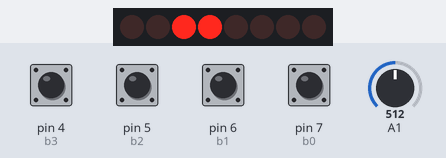
Recording of a sketch running on a simulated Arduino Uno, built with avr-gcc and run on an emulated ATmega328P. On the bench: 8 shift-register outputs drawn as a row of LEDs (first output left, lit = HIGH). Wiring (inferred from the names in the program): shift register (74HC595): data pin 8; shift clock pin 3; latch pin 10. Wiring (inferred from the signals the program sends): row of LEDs: on Q0, Q1, Q2, Q3, Q4, Q5, Q6, Q7. The inputs (shaded band) are chosen by the test bench; at power-on: pin 4 (b3), pin 5 (b2), pin 6 (b1), pin 7 (b0) HIGH, A1 = 512. Random numbers use the default seed unless the sketch sets one; what the sketch prints to the serial monitor is not drawn.

Above: at 0.1 s.
At 1.4 s:
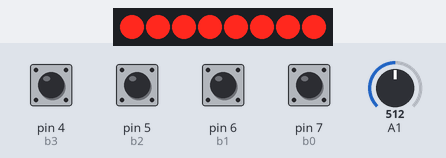
1.5 s: pin 5 (b2) pulled LOW for 1.1 s
At 49.37 s:
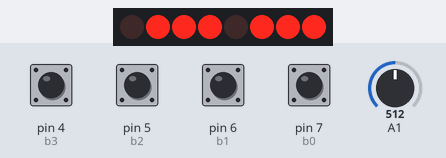
Timing chart, 0 to 50.8 s (numbered marks = the images above; inputs shaded):
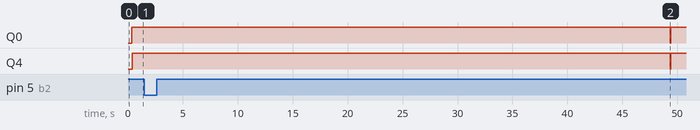

The sketch:

tetris.ino
```cpp
// DISPLAY

// Display pins
#define LCD_CLK 3
#define LCD_DIN 8
#define LCD_DC 9
#define LCD_CE 10
#define LCD_RST 11

// Matrix to square current state of the table (inverted top-bottom)
bool squares[20][10] = {
  0, 0, 0, 0, 0, 0, 0, 0, 0, 0,
  0, 0, 0, 0, 0, 0, 0, 0, 0, 0,
  0, 0, 0, 0, 0, 0, 0, 0, 0, 0,
  0, 0, 0, 0, 0, 0, 0, 0, 0, 0,
  0, 0, 0, 0, 0, 0, 0, 0, 0, 0,
  0, 0, 0, 0, 0, 0, 0, 0, 0, 0,
  0, 0, 0, 0, 0, 0, 0, 0, 0, 0,
  0, 0, 0, 0, 0, 0, 0, 0, 0, 0,
  0, 0, 0, 0, 0, 0, 0, 0, 0, 0,
  0, 0, 0, 0, 0, 0, 0, 0, 0, 0,
  0, 0, 0, 0, 0, 0, 0, 0, 0, 0,
  0, 0, 0, 0, 0, 0, 0, 0, 0, 0,
  0, 0, 0, 0, 0, 0, 0, 0, 0, 0,
  0, 0, 0, 0, 0, 0, 0, 0, 0, 0,
  0, 0, 0, 0, 0, 0, 0, 0, 0, 0,
  0, 0, 0, 0, 0, 0, 0, 0, 0, 0,
  0, 0, 0, 0, 0, 0, 0, 0, 0, 0,
  0, 0, 0, 0, 0, 0, 0, 0, 0, 0,
  0, 0, 0, 0, 0, 0, 0, 0, 0, 0,
  0, 0, 0, 0, 0, 0, 0, 0, 0, 0
};

/* data table:
    first row: EF 0F
    other row: EE 0E E0 00

   6 rows
   84 collumns

   screen row: 4m (1e 3b)x10 1e 3m
   each collumn in data, a row on screen (left -> right   bottom -> top)
*/
static byte data[] = {
  0xFF, 0xFF, 0x0F, 0B11101111, 0B11101111, 0B11101111, 0x0F, 0B11101111, 0B11101111, 0B11101111, 0x0F, 0B11101111, 0B11101111, 0B11101111, 0x0F, 0B11101111, 0B11101111, 0B11101111, 0x0F, 0B11101111, 0B11101111, 0B11101111, 0x0F, 0B11101111, 0B11101111, 0B11101111, 0x0F, 0B11101111, 0B11101111, 0B11101111, 0x0F, 0B11101111, 0B11101111, 0B11101111, 0x0F, 0B11101111, 0B11101111, 0B11101111, 0x0F, 0B11101111, 0B11101111, 0B11101111, 0x0F, 0B11101111, 0B11101111, 0B11101111, 0x0F, 0B11101111, 0B11101111, 0B11101111, 0x0F, 0B11101111, 0B11101111, 0B11101111, 0x0F, 0B11101111, 0B11101111, 0B11101111, 0x0F, 0B11101111, 0B11101111, 0B11101111, 0x0F, 0B11101111, 0B11101111, 0B11101111, 0x0F, 0B11101111, 0B11101111, 0B11101111, 0x0F, 0B11101111, 0B11101111, 0B11101111, 0x0F, 0B11101111, 0B11101111, 0B11101111, 0x0F, 0B11101111, 0B11101111, 0B11101111, 0x0F, 0xFF,
  0xFF, 0xFF, 0x00, 0B11100000, 0B11100000, 0B11100000, 0x00, 0B11101110, 0B11101110, 0B11101110, 0x00, 0B11101110, 0B11101110, 0B11101110, 0x00, 0B11101110, 0B11101110, 0B11101110, 0x00, 0B11101110, 0B11101110, 0B11101110, 0x00, 0B11101110, 0B11101110, 0B11101110, 0x00, 0B11101110, 0B11101110, 0B11101110, 0x00, 0B11101110, 0B11101110, 0B11101110, 0x00, 0B11101110, 0B11101110, 0B11101110, 0x00, 0B11101110, 0B11101110, 0B11101110, 0x00, 0B11101110, 0B11101110, 0B11101110, 0x00, 0B11101110, 0B11101110, 0B11101110, 0x00, 0B11101110, 0B11101110, 0B11101110, 0x00, 0B11101110, 0B11101110, 0B11101110, 0x00, 0B11101110, 0B11101110, 0B11101110, 0x00, 0B11101110, 0B11101110, 0B11101110, 0x00, 0B11101110, 0B11101110, 0B11101110, 0x00, 0B11101110, 0B11101110, 0B11101110, 0x00, 0B11101110, 0B11101110, 0B11101110, 0x00, 0B11101110, 0B11101110, 0B11101110, 0x00, 0xFF,
  0xFF, 0xFF, 0x00, 0B11101110, 0B11101110, 0B11101110, 0x00, 0B11101110, 0B11101110, 0B11101110, 0x00, 0B11101110, 0B11101110, 0B11101110, 0x00, 0B11101110, 0B11101110, 0B11101110, 0x00, 0B11101110, 0B11101110, 0B11101110, 0x00, 0B11101110, 0B11101110, 0B11101110, 0x00, 0B11101110, 0B11101110, 0B11101110, 0x00, 0B11101110, 0B11101110, 0B11101110, 0x00, 0B11101110, 0B11101110, 0B11101110, 0x00, 0B11101110, 0B11101110, 0B11101110, 0x00, 0B11101110, 0B11101110, 0B11101110, 0x00, 0B11101110, 0B11101110, 0B11101110, 0x00, 0B11101110, 0B11101110, 0B11101110, 0x00, 0B11101110, 0B11101110, 0B11101110, 0x00, 0B11101110, 0B11101110, 0B11101110, 0x00, 0B11101110, 0B11101110, 0B11101110, 0x00, 0B11101110, 0B11101110, 0B11101110, 0x00, 0B11101110, 0B11101110, 0B11101110, 0x00, 0B11101110, 0B11101110, 0B11101110, 0x00, 0B11101110, 0B11101110, 0B11101110, 0x00, 0xFF,
  0xFF, 0xFF, 0x00, 0B11101110, 0B11101110, 0B11101110, 0x00, 0B11101110, 0B11101110, 0B11101110, 0x00, 0B11101110, 0B11101110, 0B11101110, 0x00, 0B11101110, 0B11101110, 0B11101110, 0x00, 0B11101110, 0B11101110, 0B11101110, 0x00, 0B11101110, 0B11101110, 0B11101110, 0x00, 0B11101110, 0B11101110, 0B11101110, 0x00, 0B11101110, 0B11101110, 0B11101110, 0x00, 0B11101110, 0B11101110, 0B11101110, 0x00, 0B11101110, 0B11101110, 0B11101110, 0x00, 0B11101110, 0B11101110, 0B11101110, 0x00, 0B11101110, 0B11101110, 0B11101110, 0x00, 0B11101110, 0B11101110, 0B11101110, 0x00, 0B11101110, 0B11101110, 0B11101110, 0x00, 0B11101110, 0B11101110, 0B11101110, 0x00, 0B11101110, 0B11101110, 0B11101110, 0x00, 0B11101110, 0B11101110, 0B11101110, 0x00, 0B11101110, 0B11101110, 0B11101110, 0x00, 0B11101110, 0B11101110, 0B11101110, 0x00, 0B11101110, 0B11101110, 0B11101110, 0x00, 0xFF,
  0xFF, 0xFF, 0x00, 0B11101110, 0B11101110, 0B11101110, 0x00, 0B11101110, 0B11101110, 0B11101110, 0x00, 0B11101110, 0B11101110, 0B11101110, 0x00, 0B11101110, 0B11101110, 0B11101110, 0x00, 0B11101110, 0B11101110, 0B11101110, 0x00, 0B11101110, 0B11101110, 0B11101110, 0x00, 0B11101110, 0B11101110, 0B11101110, 0x00, 0B11101110, 0B11101110, 0B11101110, 0x00, 0B11101110, 0B11101110, 0B11101110, 0x00, 0B11101110, 0B11101110, 0B11101110, 0x00, 0B11101110, 0B11101110, 0B11101110, 0x00, 0B11101110, 0B11101110, 0B11101110, 0x00, 0B11101110, 0B11101110, 0B11101110, 0x00, 0B11101110, 0B11101110, 0B11101110, 0x00, 0B11101110, 0B11101110, 0B11101110, 0x00, 0B11101110, 0B11101110, 0B11101110, 0x00, 0B11101110, 0B11101110, 0B11101110, 0x00, 0B11101110, 0B11101110, 0B11101110, 0x00, 0B11101110, 0B11101110, 0B11101110, 0x00, 0B11101110, 0B11101110, 0B11101110, 0x00, 0xFF,
  0xFF, 0xFF, 0xE0, 0B11101110, 0B11101110, 0B11101110, 0xE0, 0B11101110, 0B11101110, 0B11101110, 0xE0, 0B11101110, 0B11101110, 0B11101110, 0xE0, 0B11101110, 0B11101110, 0B11101110, 0xE0, 0B11101110, 0B11101110, 0B11101110, 0xE0, 0B11101110, 0B11101110, 0B11101110, 0xE0, 0B11101110, 0B11101110, 0B11101110, 0xE0, 0B11101110, 0B11101110, 0B11101110, 0xE0, 0B11101110, 0B11101110, 0B11101110, 0xE0, 0B11101110, 0B11101110, 0B11101110, 0xE0, 0B11101110, 0B11101110, 0B11101110, 0xE0, 0B11101110, 0B11101110, 0B11101110, 0xE0, 0B11101110, 0B11101110, 0B11101110, 0xE0, 0B11101110, 0B11101110, 0B11101110, 0xE0, 0B11101110, 0B11101110, 0B11101110, 0xE0, 0B11101110, 0B11101110, 0B11101110, 0xE0, 0B11101110, 0B11101110, 0B11101110, 0xE0, 0B11101110, 0B11101110, 0B11101110, 0xE0, 0B11101110, 0B11101110, 0B11101110, 0xE0, 0B11101110, 0B11101110, 0B11101110, 0xE0, 0xFF
};

void lcdInitialise() {
  pinMode(LCD_CE, OUTPUT);
  pinMode(LCD_RST, OUTPUT);
  pinMode(LCD_DC, OUTPUT);
  pinMode(LCD_DIN, OUTPUT);
  pinMode(LCD_CLK, OUTPUT);
  digitalWrite(LCD_RST, LOW);
  digitalWrite(LCD_RST, HIGH);
  lcdWrite(LOW, 0x21 );  // LCD Extended Commands.
  lcdWrite(LOW, 0xB9 );  // Set LCD Vop (Contrast).
  lcdWrite(LOW, 0x04 );  // Set Temp coefficent.
  lcdWrite(LOW, 0x14 );  // LCD bias mode 1:48.
  lcdWrite(LOW, 0x20 );  // LCD Basic Commands
  lcdWrite(LOW, 0x0C );  // LCD in normal mode.
}

void lcdLoop() {
  digitalWrite(8, HIGH);
  for (int i = 0; i < (84 * 48) / 8; i++)
    lcdWrite(HIGH, data[i]);
}

void lcdWrite(byte dc, byte data) {
  digitalWrite(LCD_DC, dc);
  digitalWrite(LCD_CE, LOW);
  shiftOut(LCD_DIN, LCD_CLK, MSBFIRST, data);
  digitalWrite(LCD_CE, HIGH);
}

// Translate the squares matrix for the data matrix
void squareToData() {
  for (int i = 0; i < 20; i++) {
    for (int j = 0; j < 10; j++) {
      if (j % 2 == 0) {
        if (squares[i][j] == 1) {
          data[3 + 4 * i + 84 * (j / 2)] = 0B11100000 | data[3 + 4 * i + 84 * (j / 2)];
          data[4 + 4 * i + 84 * (j / 2)] = 0B11100000 | data[4 + 4 * i + 84 * (j / 2)];
          data[5 + 4 * i + 84 * (j / 2)] = 0B11100000 | data[5 + 4 * i + 84 * (j / 2)];
        } else {
          data[3 + 4 * i + 84 * (j / 2)] = 0B00011111 & data[3 + 4 * i + 84 * (j / 2)];
          data[4 + 4 * i + 84 * (j / 2)] = 0B00011111 & data[4 + 4 * i + 84 * (j / 2)];
          data[5 + 4 * i + 84 * (j / 2)] = 0B00011111 & data[5 + 4 * i + 84 * (j / 2)];
        }
      } else {
        if (squares[i][j] == 1) {
          data[3 + 4 * i + 84 * ((j + 1) / 2)] = 0B00001110 | data[3 + 4 * i + 84 * ((j + 1) / 2)];
          data[4 + 4 * i + 84 * ((j + 1) / 2)] = 0B00001110 | data[4 + 4 * i + 84 * ((j + 1) / 2)];
          data[5 + 4 * i + 84 * ((j + 1) / 2)] = 0B00001110 | data[5 + 4 * i + 84 * ((j + 1) / 2)];
        } else {
          data[3 + 4 * i + 84 * ((j + 1) / 2)] = 0B11110001 & data[3 + 4 * i + 84 * ((j + 1) / 2)];
          data[4 + 4 * i + 84 * ((j + 1) / 2)] = 0B11110001 & data[4 + 4 * i + 84 * ((j + 1) / 2)];
          data[5 + 4 * i + 84 * ((j + 1) / 2)] = 0B11110001 & data[5 + 4 * i + 84 * ((j + 1) / 2)];
        }
      }
    }
  }
}

// GAME
int block_blueprint[7][5][5] = {0};
int arranged_blocks[20][10];
short block_number;
int next = 0;
int coming_block[20][10];
int score = 0;
int delay_ = 700;
int delay_start = 700;
long int timePassed = 0;

void arrangedBlocksToSquare() {
  for (int i = 0; i < 20; i ++) {
    for (int j = 0; j < 10; j++) {
      if (arranged_blocks[i][j] > 0 || coming_block[i][j] > 0)
        squares[19 - i][j] = 1;
      else
        squares[19 - i][j] = 0;
    }
  }
}

bool check_space(int temporary_block[24][14]) {
  for (int i = 0; i < 2; i++) {
    for (int j = 0; j < 14; j++) {
      if (temporary_block[i][j] != 0) {
        //Serial.println("Entered 1");
        return false;
      }
    }
  }

  for (int i = 22; i < 24; i++) {
    for (int j = 0; j < 14; j++) {
      if (temporary_block[i][j] != 0) {
        //Serial.println("Entered 2");
        return false;
      }
    }
  }

  for (int i = 0; i < 22; i++) {
    for (int j = 0; j < 2; j++) {
      if (temporary_block[i][j] != 0) {
        //Serial.println("Entered 3");
        return false;
      }
    }
  }

  for (int i = 0; i < 22; i++) {
    for (int j = 12; j < 14; j++) {
      if (temporary_block[i][j] != 0) {
        //Serial.println("Entered 4");
        return false;
      }
    }
  }

  for (int i = 2; i < 20; i++) {
    for (int j = 2; j < 12; j++) {
      if (arranged_blocks[i - 2][j - 2] != 0 && temporary_block[i][j] != 0) {
        //Serial.println("Entered 5");
        return false;
      }
    }
  }

  return true;
}

void set_arrays_zero(int mat[20][10], int m, int n) {
  for (int i = 0; i < m; i++) {
    for (int j = 0; j < n; j++)
      mat[i][j] = 0;
  }
}

void newBlock() {
  delay(100);
  bool finish_game = is_the_game_over();

  if (finish_game == true)
    return;

  block_number = next;
  next = random(7);
  set_arrays_zero(coming_block, 20, 10);

  for (int i = 0; i < 5; i++) {
    for (int j = 0; j < 5; j++)
      coming_block[i][j + 2] = block_blueprint[block_number][i][j];
  }

  return;
}

void rotate() {
  if (block_number == 3) // 2x2 block
    return;

  int temp[5][5] = {0};
  bool flag = 0;
  short x, y = 0; // used to find i and j where coming_block[i][j]==3 (center)

  // find coordinates of the center of the coming block
  for (int i = 0; i < 20 && !flag; i++) {
    for (int j = 0; j < 10; j++) {
      if (coming_block[i][j] == 3) {
        x = i;
        y = j;
        flag = 1;
        break;
      }
    }
  }

  // to put the matrix in a 5X5 temp matrix
  for (int i = x - 2; i < x + 3; i++) {
    for (int j = y - 2; j < y + 3; j++)
      temp[i - x + 2][j - y + 2] = coming_block[i][j];
  }

  // actual rotation
  for (int i = 0; i <= 2; i++) {
    for (int j = i; j < 4 - i; j++) {
      int mat = temp[i][j];
      temp[i][j] = temp[j][4 - i];
      temp[j][4 - i] = temp[4 - i][4 - j];
      temp[4 - i][4 - j] = temp[4 - j][i];
      temp[4 - j][i] = mat;
    }
  }

  // new thing
  int temporary_block[24][14] = {0};
  for (int i = x - 2; i < x + 3; i++) {
    for (int j = y - 2; j < y + 3; j++)
      temporary_block[i + 2][j + 2] = temp[i - x + 2][j - y + 2];
  }

  bool check = check_space(temporary_block);

  if (check == true) {
    for (int i = 0; i < 20; i++) {
      for (int j = 0; j < 10; j++)
        coming_block[i][j] = temporary_block[i + 2][j + 2];
    }
  }

  updating_arranged_blocks();
  arrangedBlocksToSquare();
}

void translate_right() {
  int temporary_block[24][14] = {0};

  for (int i = 0; i < 20; i++) {
    for (int j = 0; j < 10; j++)
      temporary_block[i + 2][j + 3] = coming_block[i][j];
  }

  bool check = check_space(temporary_block);

  if (check == true) {
    set_arrays_zero(coming_block, 20, 10);
    for (int i = 0; i < 20; i++) {
      for (int j = 0; j < 10; j++)
        coming_block[i][j] = temporary_block[i + 2][j + 2];
    }
  }

  updating_arranged_blocks();
  arrangedBlocksToSquare();
}

void translate_down() {
  int temporary_block[24][14] = {0};

  for (int i = 0; i < 20; i++) {
    for (int j = 0; j < 10; j++)
      temporary_block[i + 3][j + 2] = coming_block[i][j];
  }

  bool check = check_space(temporary_block);

  if (check == true) {
    set_arrays_zero(coming_block, 20, 10);
    for (int i = 0; i < 20; i++) {
      for (int j = 0; j < 10; j++)
        coming_block[i][j] = temporary_block[i + 2][j + 2];
    }
  } else {
    //Merging arranged blocks with coming blocks because the block can't go further down.
    for (int i = 0; i < 20; i++) {
      for (int j = 0; j < 10; j++) {
        if (arranged_blocks[i][j] != 0 || coming_block[i][j] != 0)
          arranged_blocks[i][j] = 1;
      }
    }

    set_arrays_zero(coming_block, 20, 10);
    newBlock();
  }

  updating_arranged_blocks();
  arrangedBlocksToSquare();
  lcdLoop();
}

void translate_left() {
  int temporary_block[24][14] = {0};
  for (int i = 0; i < 20; i++) {
    for (int j = 0; j < 10; j++)
      temporary_block[i + 2][j + 1] = coming_block[i][j];
  }

  bool check = check_space(temporary_block);

  if (check == true) {
    set_arrays_zero(coming_block, 20, 10);
    for (int i = 0; i < 20; i++) {
      for (int j = 0; j < 10; j++)
        coming_block[i][j] = temporary_block[i + 2][j + 2];
    }
  }

  updating_arranged_blocks();
  arrangedBlocksToSquare();
}

void updating_arranged_blocks() {
  delay(100);
  int i, j, k;
  int number_of_lines_cleared = 0;

  for (i = 19; i >= 0; i--) {
    // check if filled row
    int count = 0;
    for (j = 0; j < 10; j++) {
      if (arranged_blocks[i][j] != 0)
        count++;
    }

    // clear row
    if (count == 10) {
      number_of_lines_cleared++;

      // move rows above
      for (k = i; k > 0; k--) {
        for (j = 0; j < 10; j++)
          arranged_blocks[k][j] = arranged_blocks[k - 1][j];
      }

      // empty first row
      for (j = 0; j < 10; j++)
        arranged_blocks[0][j] = 0;

      i++;
    }
  }

  score = score + number_of_lines_cleared;

  // bonus
  if (number_of_lines_cleared == 2)
    score = score + 1;
  else if (number_of_lines_cleared == 3)
    score = score + 2;
  else if (number_of_lines_cleared == 4)
    score = score + 3;
}

void update_delay() {
  if (score <= 5)
    delay_ = delay_start;
  else if (score > 5 && score <= 10)
    delay_ = (int) delay_start * 0.9;
  else if (score > 10 && score <= 15)
    delay_ = (int) delay_start * 0.9 * 0.9;
  else if (score > 15 && score <= 20)
    delay_ = (int) delay_start * 0.9 * 0.9 * 0.9;
  else if (score > 20 && score <= 25)
    delay_ = (int) delay_start * 0.9 * 0.9 * 0.9 * 0.9;
  else if (score > 25 && score <= 30)
    delay_ = (int) delay_start * 0.9 * 0.9 * 0.9 * 0.9 * 0.9;
  else if (score > 30 && score <= 35)
    delay_ = (int) delay_start * 0.9 * 0.9 * 0.9 * 0.9 * 0.9 * 0.9;
  else if (score > 35 && score <= 40)
    delay_ = (int) delay_start * 0.9 * 0.9 * 0.9 * 0.9 * 0.9 * 0.9 * 0.9;
  else if (score > 40 && score <= 45)
    delay_ = (int) delay_start * 0.9 * 0.9 * 0.9 * 0.9 * 0.9 * 0.9 * 0.9 * 0.9;
}

bool is_the_game_over() {
  updating_arranged_blocks();
  for (int i = 0; i < 8; i++) {
    if (arranged_blocks[1][i]) {
      Serial.print("GAME OVER. SCORE: ");
      Serial.println(score);
      delay(3000);
      score = 0;
      set_arrays_zero(arranged_blocks, 20, 10);
      set_arrays_zero(coming_block, 20, 10);
    }
  }
  return false;
}

void game() {
  timePassed = millis();

  while (true) {
    if (millis() - timePassed > delay_) {
      translate_down();
      timePassed = millis();
      arrangedBlocksToSquare();
      squareToData();
      lcdLoop();
    }

    checkButtons();
  }
}

// BUTTONS
/*
   b0 - move left
   b1 - rotate
   b2 - move right
   b3 - play / drop
*/

// Button pins
#define b0 7
#define b1 6
#define b2 5
#define b3 4

void setupButtons() {
  pinMode(b0, INPUT_PULLUP);
  pinMode(b1, INPUT_PULLUP);
  pinMode(b2, INPUT_PULLUP);
  pinMode(b3, INPUT_PULLUP);
}

// Move left
void button0() {
  //Serial.println("Left");
  translate_left();
  squareToData();
  lcdLoop();
}

// Rotate
void button1() {
  //Serial.println("Rotate");
  rotate();
  squareToData();
  lcdLoop();
}

// Move right
void button2() {
  //Serial.println("Right");
  translate_right();
  squareToData();
  lcdLoop();
}

// Drop
void button3() {
  //Serial.println("Down");
  translate_down();
  squareToData();
  lcdLoop();
}

void checkButtons() {
  if (digitalRead(b0))
    button0();
  if (digitalRead(b1))
    button1();
  if (digitalRead(b2))
    button2();
  if (digitalRead(b3))
    button3();
}

void setup() {
  Serial.begin(9600);
  // 3 = center of block (used at rotation)
  // Block blueprint 0
  //..2..
  //..2..
  //..3..
  //..2..
  //.....
  block_blueprint[0][0][2] = 2;
  block_blueprint[0][1][2] = 2;
  block_blueprint[0][2][2] = 3;
  block_blueprint[0][3][2] = 2;

  // Block blueprint 1
  //.....
  //..2..
  //..32.
  //..2..
  //.....
  block_blueprint[1][1][2] = 2;
  block_blueprint[1][2][2] = 3;
  block_blueprint[1][2][3] = 2;
  block_blueprint[1][3][2] = 2;

  // Block blueprint 2
  //.....
  //.2...
  //.23..
  //..2..
  //.....
  block_blueprint[2][1][1] = 2;
  block_blueprint[2][2][1] = 2;
  block_blueprint[2][2][2] = 3;
  block_blueprint[2][3][2] = 2;

  // Block blueprint 3
  //.....
  //.22..
  //.23..
  //.....
  //.....
  block_blueprint[3][1][1] = 2;
  block_blueprint[3][1][2] = 2;
  block_blueprint[3][2][1] = 2;
  block_blueprint[3][2][2] = 3;

  // Block blueprint 4
  //.....
  //..2..
  //.23..
  //.2...
  //.....
  block_blueprint[4][1][2] = 2;
  block_blueprint[4][2][1] = 2;
  block_blueprint[4][2][2] = 3;
  block_blueprint[4][3][1] = 2;

  // Block blueprint 5
  //.....
  //.22..
  //..3..
  //..2..
  //.....
  block_blueprint[5][1][1] = 2;
  block_blueprint[5][1][2] = 2;
  block_blueprint[5][2][2] = 3;
  block_blueprint[5][3][2] = 2;

  // Block blueprint 6
  //.....
  //..22.
  //..3..
  //..2..
  //.....
  block_blueprint[6][1][2] = 2;
  block_blueprint[6][1][3] = 2;
  block_blueprint[6][2][2] = 3;
  block_blueprint[6][3][2] = 2;

  // Generate random seed for generating blocks
  int seed = (analogRead(0) + 1) * (analogRead(1) + 1) * (analogRead(2) + 1) * (analogRead(3) + 1);
  randomSeed(seed);
  random(10, 9610806);
  seed = seed * random(3336, 15679912) + analogRead(random(4)) ;
  randomSeed(seed);
  random(10, 98046);

  setupButtons();
  lcdInitialise();

  next = random(7);
  newBlock();
}

void loop() {
  game();
}
```

Measured:
- after the input at 1.5 s, Q0, Q4: HIGH → LOW after 47.9 s, → HIGH 0.04 s later
